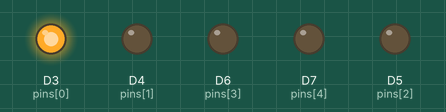
Bench run of a sketch on a simulated ESP8266 (NodeMCU). On the bench: output pins drawn as LEDs (lit = HIGH).

Above: at 0.2 s.
At 1.7 s:
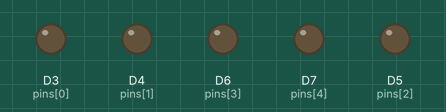
At 2.2 s:
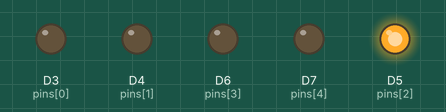
At 3.2 s:
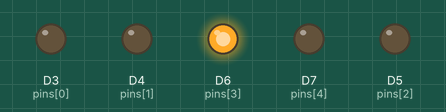
At 4.2 s:
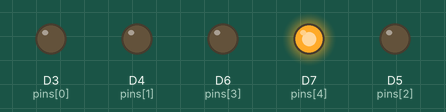
At 6.2 s:
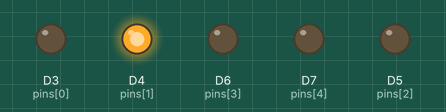
Timing chart, 0 to 6.5 s (numbered marks = the images above):
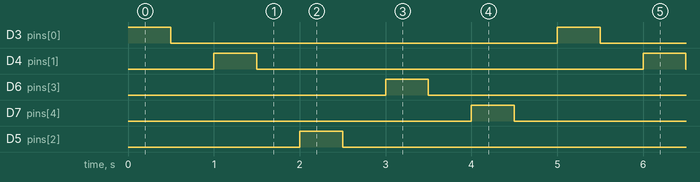

Measured:
- by itself, D3 (pins[0]), D4 (pins[1]), D6 (pins[3]), D7 (pins[4]), D5 (pins[2]): alternates HIGH for 0.50 s and LOW for 4.5 s
- by itself, everything shown: repeats every 5.0 s, in 10 steps

The sketch:

session4example2.ino
```cpp
int pins[5]={D3,D4,D5,D6,D7};

void setup()
{
for(int i=0;i<5;i++){
  pinMode(pins[i],OUTPUT);
  }
}
void loop()
{
for(int i=0;i<5;i++){
    digitalWrite(pins[i], HIGH);
    delay (500);
    digitalWrite(pins[i],LOW);
    delay (500);
  }
}
```
